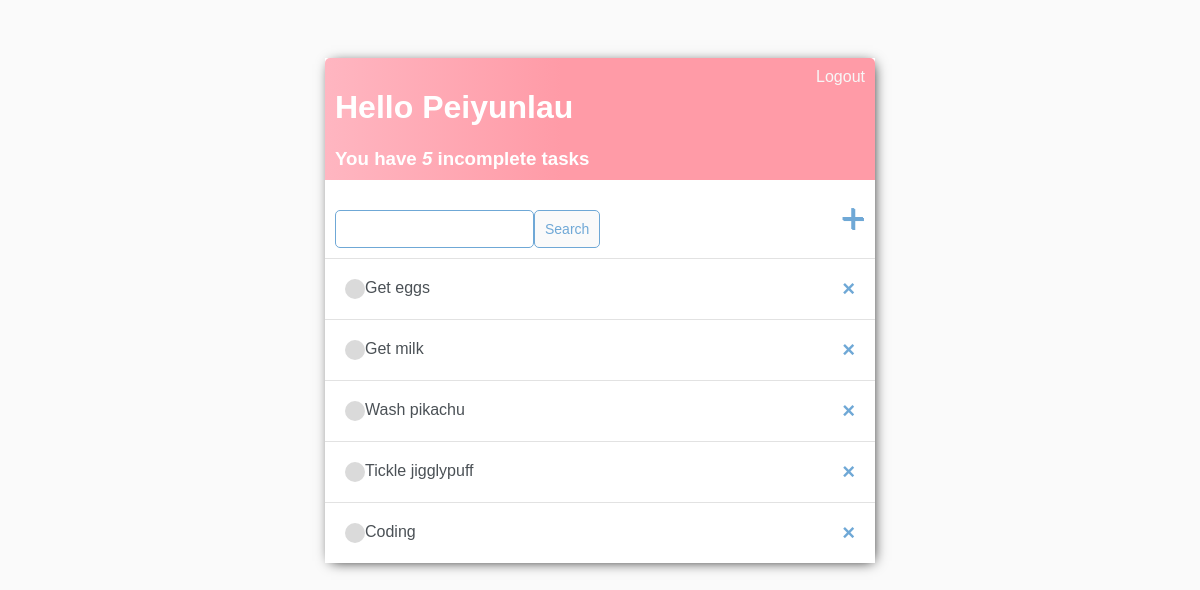
The page / (signed in) on the database as committed earlier.
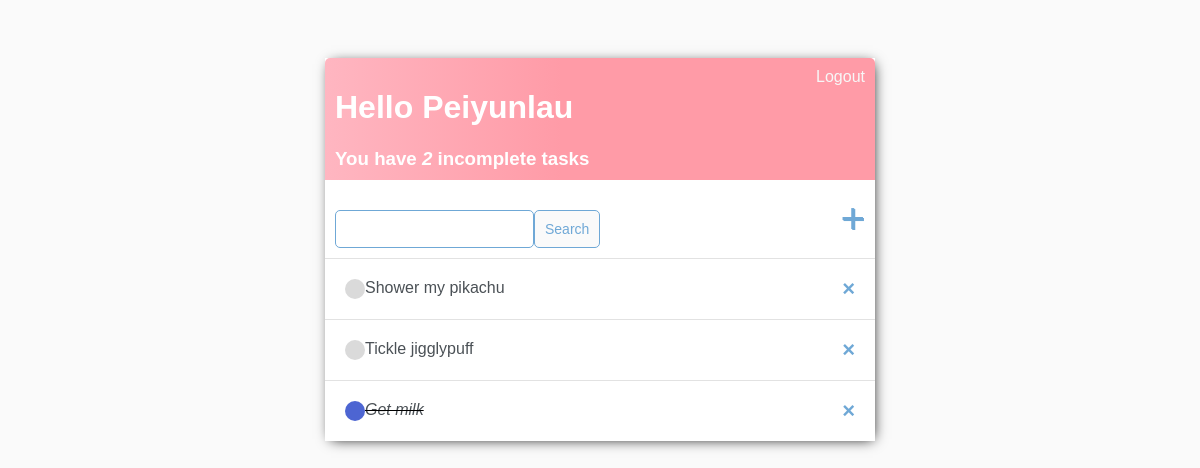
The same page on the database as committed later.
### base/models.py (models this page shows)
class Task(models.Model):
	user = models.ForeignKey(User, on_delete=models.CASCADE, null=True, blank=True)
	title = models.CharField(max_length=200)
	description = models.TextField(null=True, blank=True)
	complete = models.BooleanField(default=False)
	created = models.DateTimeField(auto_now_add=True)
	def __str__(self):
		return self.title
	class Meta:
		ordering = ['complete']

### base/views.py (the view)
# urls.py: path('', TaskList.as_view(), name='tasks'),
class TaskList(LoginRequiredMixin, ListView):
	model = Task
	context_object_name = 'tasks'
	def get_context_data(self, **kwargs):
		context = super().get_context_data(**kwargs)
		context['tasks'] = context['tasks'].filter(user=self.request.user)
		context['count'] = context['tasks'].filter(complete=False).count()
		search_input = self.request.GET.get('search-area') or ''
		if search_input:
			context['tasks'] = context['tasks'].filter(
				title__startswith=search_input)
		context['search_input'] = search_input
		return context

### base/templates/base/task_list.html
{% extends 'base/main.html' %}
{% block content %}
<div class="header-bar">
	<div>
		<h1>Hello {{request.user|title}}</h1>
		<h3 style="margin:0">You have <i>{{count}} </i>incomplete task{{ count|pluralize:"s" }}</h3>
	</div>
		{% if request.user.is_authenticated %}
			<a href="{% url 'logout' %}">Logout</a>
		{% else %}
			<a href="{% url 'login' %}">Login</a>
		{% endif %}
</div>
<div id="search-add-wrapper">
	<form method="GET" style="margin-top: 20px;display: flex;" >
		<input type='text' name='search-area' value="{{search_input}}">
		<input class="button" type="submit" value='Search'>
	</form>
	<a id="add-link" href="{% url 'task-create' %}">&#x2b;</a>
</div>
<div class="task-items-wrapper">
	{% for task in tasks %}
		<div class="task-wrapper">
			{% if task.complete %}
			<div class="task-title">
				<div class="task-complete-icon "></div>
				<i><s><a href="{% url 'task-update' task.id %}">{{task}}</a></s></i>
			</div>
			<a class="delete-link" href="{% url 'task-delete' task.id %}">&#215;</a>
			{% else %}
			<div class="task-title">
				<div class="task-incomplete-icon"></div>
				<a href="{% url 'task-update' task.id %}">{{task}}</a>
			</div>
			<a class="delete-link" href="{% url 'task-delete' task.id %}">&#215;</a>
			{% endif %}
		</div>
	{% empty %}
	<h3>No items in lists</h3>
	{% endfor %}
</div>
{% endblock content %}

Rows that differ between the two databases and show on the page:
removed Task: title "Get eggs"
removed Task: title "Coding"
changed Task: title "Wash pikachu" → "Shower my pikachu"
changed Task "Get milk": complete False → True (drawn); moves down the list
Other text that changed with them:
{{ count }}: "5" → "2"
